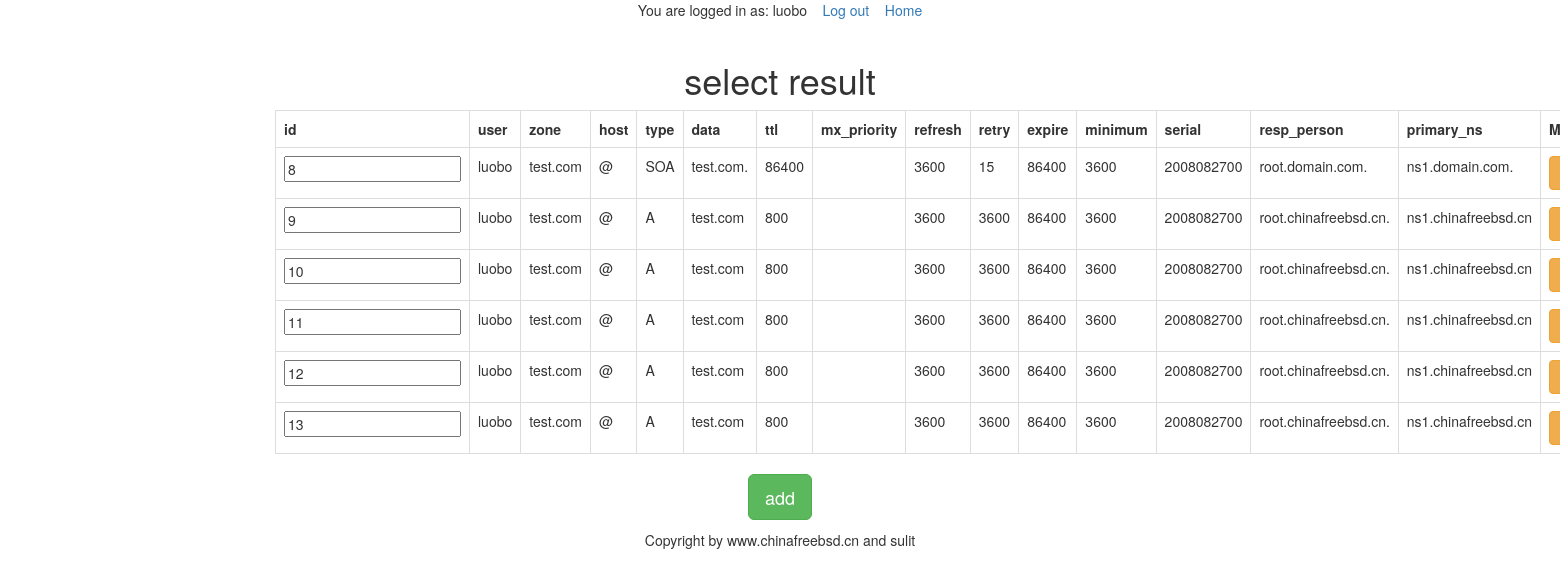
Screenshot of /dns_select.php (signed in) with the database file from the repository.
### tables this page shows
CREATE TABLE `dns_records` (
  `id` int(10) unsigned NOT NULL AUTO_INCREMENT,
  `zone` varchar(255) NOT NULL,
  `host` varchar(255) NOT NULL DEFAULT '@',
  `type` enum('MX','CNAME','NS','SOA','A','PTR') NOT NULL,
  `data` varchar(255) DEFAULT NULL,
  `ttl` int(11) NOT NULL DEFAULT '800',
  `mx_priority` int(11) DEFAULT NULL,
  `refresh` int(11) NOT NULL DEFAULT '3600',
  `retry` int(11) NOT NULL DEFAULT '3600',
  `expire` int(11) NOT NULL DEFAULT '86400',
  `minimum` int(11) NOT NULL DEFAULT '3600',
  `serial` bigint(20) NOT NULL DEFAULT '2008082700',
  `resp_person` varchar(64) NOT NULL DEFAULT 'root.chinafreebsd.cn.',
  `primary_ns` varchar(64) NOT NULL DEFAULT 'ns1.chinafreebsd.cn.',
  `user_id` int(11) NOT NULL,
  PRIMARY KEY (`id`),
  KEY `user_id` (`user_id`),
  CONSTRAINT `dns_records_ibfk_1` FOREIGN KEY (`user_id`) REFERENCES `users_info` (`id`) ON DELETE CASCADE
);

CREATE TABLE `users_info` (
  `id` int(11) NOT NULL AUTO_INCREMENT,
  `nickname` varchar(40) NOT NULL,
  `fullname` varchar(100) DEFAULT NULL,
  `email` varchar(100) NOT NULL,
  `hash` char(129) NOT NULL,
  `salt` char(16) NOT NULL,
  `sex` char(1) DEFAULT NULL,
  `is_admin` tinyint(1) DEFAULT '0',
  PRIMARY KEY (`id`),
  UNIQUE KEY `nickname` (`nickname`)
);

### dns_select.php (the view, shortened to what this page needs)
<?php
require_once("user_conf.php");
include_once('templates/'.$theme.'/header.php');
if (isset($_SESSION[ 'valid_user' ])) {
	$db_conn = new mysqli( 'localhost', 'root', '123456', 'DNS');
	echo '<center>';
	echo '<h1>select result</h1>';
	$valid_user_query = 'select * from users_info '
		.'where nickname= "'.$_SESSION[ 'valid_user' ].'"';
	$valid_user_results = $db_conn->query($valid_user_query);
	$valid_user_row = $valid_user_results->fetch_assoc();
	if (stripslashes($valid_user_row[ 'is_admin' ])) {
		echo '<table class="table table-bordered">';
		echo '<tr><th>id</th>';
		echo '<th>user</th>';
		echo '<th>zone</th>';
		echo '<th>host</th>';
		echo '<th>type</th>';
		echo '<th>data</th>';
		echo '<th>ttl</th>';
		echo '<th>mx_priority</th>';
		echo '<th>refresh</th>';
		echo '<th>retry</th>';
		echo '<th>expire</th>';
		echo '<th>minimum</th>';
		echo '<th>serial</th>';
		echo '<th>resp_person</th>';
		echo '<th>primary_ns</th>';
		echo '<th>Modify</th>';
		echo '<th>Delete</th></tr>';
		$user_query = 'select * from users_info';
		$user_result = $db_conn->query($user_query);
		$user_num_results = $user_result->num_rows;
		for ($i=0; $i<$user_num_results; $i++) {
			$user_row = $user_result->fetch_assoc();
			$dns_record_query = 'select * from dns_records '
				.'where user_id= "'.$user_row[ 'id' ].'"';
			$dns_record_results = $db_conn->query($dns_record_query);
			$dns_record_num_results = $dns_record_results->num_rows;
			for ($i=0; $i < $dns_record_num_results; $i++) {
				$dns_record_row = $dns_record_results->fetch_assoc();
				echo '<tr><form acion="post" script="dns_delete.php"><td><input name="dns_id" value="'.stripslashes($dns_record_row[ 'id' ]).'" readonly></td>';
				echo '<td>'.stripslashes($user_row[ 'nickname' ]).'</td>';
				echo '<td>'.stripslashes($dns_record_row[ 'zone' ]).'</td>';
				echo '<td>'.stripslashes($dns_record_row[ 'host' ]).'</td>';
				echo '<td>'.stripslashes($dns_record_row[ 'type' ]).'</td>';
				echo '<td>'.stripslashes($dns_record_row[ 'data' ]).'</td>';
				echo '<td>'.stripslashes($dns_record_row[ 'ttl' ]).'</td>';
				echo '<td>'.stripslashes($dns_record_row[ 'mx_priority' ]).'</td>';
				echo '<td>'.stripslashes($dns_record_row[ 'refresh' ]).'</td>';
				echo '<td>'.stripslashes($dns_record_row[ 'retry' ]).'</td>';
				echo '<td>'.stripslashes($dns_record_row[ 'expire' ]).'</td>';
				echo '<td>'.stripslashes($dns_record_row[ 'minimum' ]).'</td>';
				echo '<td>'.stripslashes($dns_record_row[ 'serial' ]).'</td>';
				echo '<td>'.stripslashes($dns_record_row[ 'resp_person' ]).'</td>';
				echo '<td>'.stripslashes($dns_record_row[ 'primary_ns' ]).'</td>';
				echo '<td><form method="post" action="dns_update.php"><input name="dns_id" value="'.stripslashes($dns_record_row[ 'id' ]).'" hidden><button type="submit" class="btn btn-warning">Modify</button></form></td>';
				echo '<td><form method="post" action="dns_delete.php"><input name="dns_id" value="'.stripslashes($dns_record_row[ 'id' ]).'" hidden><button type="submit" class="btn btn-warning">Delete</button></form></td></tr>';
			}
		}
	}
	echo '<tr/></table>';
	echo '<p><a href="dns_add.php" class="btn btn-success btn-lg">add</a>';
}
include_once('templates/'.$theme.'/footer.php');
?>

### templates/default/header.php (shortened to what this page needs)
<?php
echo "<!DOCTYPE html>";
echo '<html lang="en">';
echo '<head>';
echo '<link href="//cdn.bootcss.com/bootstrap/3.3.7/css/bootstrap.min.css" rel="stylesheet"></link>';
echo '</head>';
echo '<body>';
echo '<div class="container-fluid">';
echo '<div class="row">';
echo '<div class="col-xs-12">';
echo '<center>';
if (isset($_SESSION[ 'valid_user' ])) {
	echo 'You are logged in as: '.$_SESSION[ 'valid_user' ].'&nbsp;&nbsp;&nbsp;&nbsp;';
	echo '<a href="logout.php">Log out</a>&nbsp;&nbsp;&nbsp;&nbsp;<a href="dns_select.php">Home</a><br />';
	echo '<br />';
} else {
	echo '<center>';
	echo 'You are not logged in.';
	echo '&nbsp;&nbsp;&nbsp;&nbsp;<a href="login.php">Login</a>';
	echo '</center>';
}
echo '</center>';
echo '</div>';
echo '</div>';
echo '<div class="row">';
echo '<div class="col-xs-2">';
echo '</div>';
echo '<div class="col-xs-8">';
?>

### templates/default/footer.php
<?php
echo '</div>';
echo '<div class="col-xs-2">';
echo '</div>';
echo '</div>';
echo '<div class="row">';
echo '<div class="col-xs-12">';
echo "<center>Copyright by www.chinafreebsd.cn and sulit</center>";
echo '</div>';
echo '</div>';
echo '</div>';
echo '</body>';
echo '</html>';
?>

### rows the page displays
dns_records: dns_id "8", user.nickname "luobo", zone "test.com", host "@", type "SOA", data "test.com.", ttl "86400", refresh "3600", retry "15", expire "86400", minimum "3600", serial "2008082700", resp_person "root.domain.com.", primary_ns "ns1.domain.com."
dns_records: dns_id "9", user.nickname "luobo", zone "test.com", host "@", type "A", data "test.com", ttl "800", refresh "3600", retry "3600", expire "86400", minimum "3600", serial "2008082700", resp_person "root.chinafreebsd.cn.", primary_ns "ns1.chinafreebsd.cn"
dns_records: dns_id "10", user.nickname "luobo", zone "test.com", host "@", type "A", data "test.com", ttl "800", refresh "3600", retry "3600", expire "86400", minimum "3600", serial "2008082700", resp_person "root.chinafreebsd.cn.", primary_ns "ns1.chinafreebsd.cn"
dns_records: dns_id "11", user.nickname "luobo", zone "test.com", host "@", type "A", data "test.com", ttl "800", refresh "3600", retry "3600", expire "86400", minimum "3600", serial "2008082700", resp_person "root.chinafreebsd.cn.", primary_ns "ns1.chinafreebsd.cn"
dns_records: dns_id "12", user.nickname "luobo", zone "test.com", host "@", type "A", data "test.com", ttl "800", refresh "3600", retry "3600", expire "86400", minimum "3600", serial "2008082700", resp_person "root.chinafreebsd.cn.", primary_ns "ns1.chinafreebsd.cn"
dns_records: dns_id "13", user.nickname "luobo", zone "test.com", host "@", type "A", data "test.com", ttl "800", refresh "3600", retry "3600", expire "86400", minimum "3600", serial "2008082700", resp_person "root.chinafreebsd.cn.", primary_ns "ns1.chinafreebsd.cn"

### other values shown
$_SESSION[ 'valid_user' ] "luobo"
